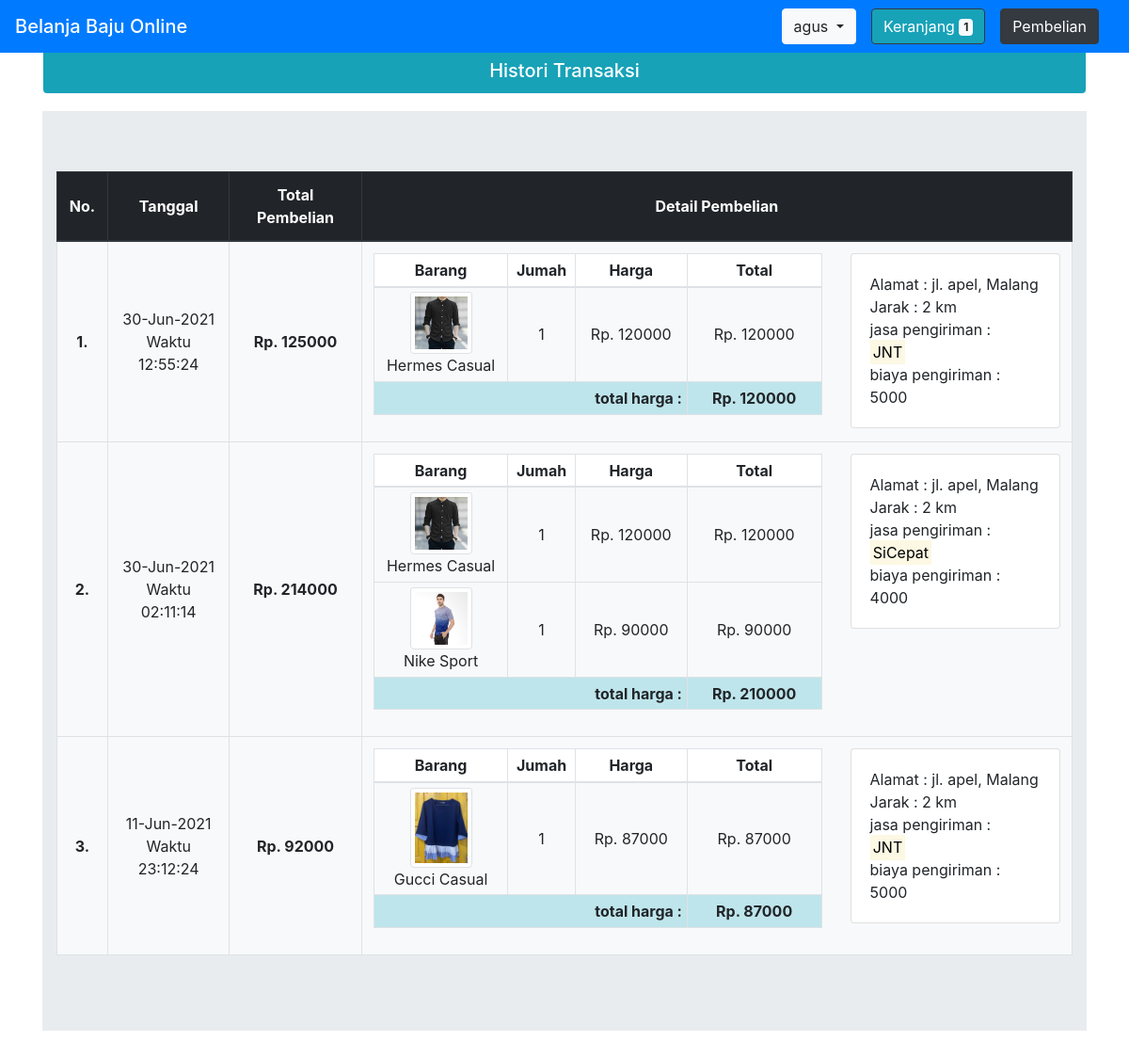
The app's page /index.php?page=historiTransaksi&aksi=view (signed in) with its own data.
### tables this page shows
CREATE TABLE `transaksi` (
  `id_transaksi` int(11) NOT NULL,
  `id_status_pembelian` int(11) DEFAULT NULL,
  `id_user` int(11) DEFAULT NULL,
  `id_kurir` int(11) DEFAULT NULL,
  `tanggal_transaksi` datetime DEFAULT NULL,
  `jarak_pengiriman` int(11) DEFAULT NULL
);

CREATE TABLE `detail_transaksi` (
  `id_transaksi` int(11) DEFAULT NULL,
  `id_baju` int(11) DEFAULT NULL,
  `jumlah_pembelian` int(11) DEFAULT NULL
);

CREATE TABLE `baju` (
  `id_baju` int(11) NOT NULL,
  `id_kategori_baju` int(11) DEFAULT NULL,
  `id_ukuran_baju` int(11) DEFAULT NULL,
  `id_jenis_baju` int(11) DEFAULT NULL,
  `id_merek_baju` int(11) DEFAULT NULL,
  `deskripsi_baju` varchar(255) NOT NULL,
  `harga_baju` int(11) DEFAULT NULL,
  `gambar_baju` varchar(255) NOT NULL
);

CREATE TABLE `kurir` (
  `id_kurir` int(11) NOT NULL,
  `jasa_kurir` varchar(30) NOT NULL,
  `biaya_jasa_kurir` int(11) DEFAULT NULL
);

### Controller/TransaksiController.php (called while the page is built, shortened)
<?php
class TransaksiController
{
    private $modelTransaksi;
    public function __construct()
    {
        $this->modelTransaksi = new TransaksiModel();
    }
    public function getHistoriTransaksi($statusPembelian)
    {
        $idUser = $_SESSION['user']['id_user'];
        $dataTransaksi = $this->modelTransaksi->getDataTransaksi($idUser, $statusPembelian);
        $detailDataTransaksi = $this->modelTransaksi->getDetailDataTransaksi($idUser, $statusPembelian);
        $jumlahKeranjangUser = $this->modelTransaksi->getJumlahKeranjangUser($idUser);
        if (empty($jumlahKeranjangUser)) {
            $jumlahKeranjang =  0;
        } else {
            $jumlahKeranjang =  $jumlahKeranjangUser['jumlahKeranjang'];
        }
        extract($dataTransaksi);
        extract($detailDataTransaksi);
        $BASE_URL = "http://localhost/projek-belanjaBajuOnline";
        require_once("View/histori_transaksi.php");
    }
}

### Koneksi.php (called while the page is built)
<?php
function koneksi() {
    $db_host = "localhost";
    $db_user = "root";
    $db_password = "";
    $db_database = "db_belanjabajuonline";
    try {
        return new mysqli($db_host, $db_user, $db_password, $db_database);
    } catch (Exception $e) {
        echo "terjadi kesalahan koneksi database";
    }
}

### Model/TransaksiModel.php (called while the page is built, shortened)
<?php
class TransaksiModel
{
    public function getDataTransaksi($idUser, $statusPembelian)
    {
        $sql = "SELECT tr.id_transaksi AS idTransaksi, tr.tanggal_transaksi AS tanggalTransaksi,
                    SUM((ba.harga_baju * dt.jumlah_pembelian) + (ku.biaya_jasa_kurir * tr.jarak_pengiriman)) AS totalPembelian,
                    SUM(ku.biaya_jasa_kurir * tr.jarak_pengiriman) AS biayaPengiriman, SUM(ba.harga_baju * dt.jumlah_pembelian) AS totalHargaPembelian,
                    CONCAT_WS(', ', ou.alamat, ko.nama_kota) AS alamatPengiriman, tr.jarak_pengiriman AS jarakPengiriman, ku.jasa_kurir AS jasaKurir,
                    sp.id_status_pembelian AS idStatusPembelian
                FROM transaksi tr
                JOIN detail_transaksi dt ON tr.id_transaksi = dt.id_transaksi
                JOIN status_pembelian sp ON tr.id_status_pembelian = sp.id_status_pembelian
                JOIN kurir ku ON tr.id_kurir = ku.id_kurir
                JOIN users us ON tr.id_user= us.id_user
                JOIN owner_user ou ON us.id_user = ou.id_user
                JOIN kota ko ON ou.id_kota = ko.id_kota
                JOIN baju ba ON dt.id_baju = ba.id_baju
                WHERE us.id_user = $idUser AND sp.nama_status_pembelian = '$statusPembelian' GROUP BY tr.id_transaksi ORDER BY tr.tanggal_transaksi DESC";
        $query = koneksi()->query($sql);
        $hasil = [];
        while ($data = $query->fetch_assoc()) {
            $hasil[] = $data;
        }
        return $hasil;
    }
    public function getDetailDataTransaksi($idUser, $statusPembelian)
    {
        $sql = "SELECT tr.id_transaksi AS idTransaksi, ba.gambar_baju AS gambarBaju, CONCAT_WS(' ', mb.nama_merek_baju, jb.nama_jenis_baju) AS namaProduk, ba.harga_baju AS hargaBaju, ba.deskripsi_baju AS detailProduk, dt.jumlah_pembelian AS jumlahBaju, ba.harga_baju * dt.jumlah_pembelian AS totalHarga
        FROM transaksi tr
        JOIN detail_transaksi dt ON tr.id_transaksi = dt.id_transaksi
        JOIN status_pembelian sp ON tr.id_status_pembelian = sp.id_status_pembelian
        JOIN users us ON tr.id_user= us.id_user
        JOIN baju ba ON dt.id_baju = ba.id_baju
        JOIN merek_baju mb ON ba.id_merek_baju = mb.id_merek_baju
        JOIN jenis_baju jb ON ba.id_jenis_baju = jb.id_jenis_baju
        WHERE us.id_user = $idUser AND sp.nama_status_pembelian = '$statusPembelian' ORDER BY tr.id_transaksi DESC, namaProduk ASC";
        $query = koneksi()->query($sql);
        $hasil = [];
        while ($data = $query->fetch_assoc()) {
            $hasil[] = $data;
        }
        return $hasil;
    }
    public function getJumlahKeranjangUser($idUser)
    {
        $sql = "SELECT COUNT(tr.id_status_pembelian) AS jumlahKeranjang
                FROM detail_transaksi dt
                JOIN transaksi tr ON dt.id_transaksi = tr.id_transaksi
                WHERE tr.id_user = $idUser AND tr.id_status_pembelian = 1 GROUP BY tr.id_status_pembelian";
        $query = koneksi()->query($sql);
        return $query->fetch_assoc();
    }
}

### View/histori_transaksi.php (the view, shortened to what this page needs)
<!doctype html>
<html lang="en">
<head>
    <link rel="stylesheet" href="https://maxcdn.bootstrapcdn.com/bootstrap/4.0.0/css/bootstrap.min.css">
    <link rel="stylesheet" href="<?php echo $BASE_URL; ?>/assets/font-awesome-4.7.0/css/font-awesome.min.css">
</head>
<body>
    <nav class="navbar navbar-expand-lg navbar-dark bg-primary fixed-top">
        <a class="navbar-brand mb-0 h1" href="index.php?page=utama&aksi=view">Belanja Baju Online</a>
        <div class="collapse navbar-collapse justify-content-end" id="navbarSupportedContent">
            <form class="form-inline my-2 my-lg-0">
                <div class="dropdown">
                    <button class="btn btn-light dropdown-toggle mr-3 my-2 my-sm-0" id="dropdownMenuButton" data-toggle="dropdown" aria-haspopup="true" aria-expanded="false">
                        <?php echo $_SESSION['user']['username']; ?>
                    </button>
                </div>
                <a href="index.php?page=keranjang&aksi=view" class="btn btn-info border-dark mr-3 my-2 my-sm-0">
                    Keranjang
                    <?php if ($jumlahKeranjang != 0) : ?>
                        <span class="badge badge-light" id="jumlahKeranjang"><?php echo $jumlahKeranjang; ?></span>
                    <?php else : ?>
                        <span class="badge badge-light" id="jumlahKeranjang">0</span>
                    <?php endif; ?>
                </a>
                <a href="index.php?page=pembelian&aksi=view" class="btn btn-dark mr-3 my-2 my-sm-0">
                    Pembelian
                </a>
            </form>
        </div>
    </nav>
    <div class="container mt-5 sticky-top" style="top: 50px;">
        <div class="card text-center mt-3 border border-light" style="width: 100%;">
            <ul class="list-group list-group-flush">
                <li class="list-group-item h5 bg-info text-white">Histori Transaksi</li>
            </ul>
        </div>
    </div>
    <div class="container" style="margin-top: 20px;">
        <div class="jumbotron jumbotron-fluid">
            <div class="container">
                <table class="table table-bordered">
                    <thead class="thead-dark text-center">
                        <tr>
                            <th scope="col" class="align-middle" style="width: 5%;">No. </th>
                            <th scope="col" class="align-middle" style="width: 12%;">Tanggal</th>
                            <th scope="col" class="align-middle" style="width: 13%;">Total Pembelian</th>
                            <th scope="col" class="align-middle" style="width: 70%;">Detail Pembelian</th>
                        </tr>
                    </thead>
                    <tbody class="bg-light">
                        <?php if (!empty($dataTransaksi)) : ?>
                            <?php
                            $no = 1;
                            foreach ($dataTransaksi as $rowDataTransaksi) : ?>
                                <tr>
                                    <th scope="row" class="text-center align-middle"><?php echo $no++; ?>.</th>
                                    <td class="align-middle text-center">
                                        <?php
                                        $namaBulan = "";
                                        $bulan = ['', 'Jan', 'Feb', 'Mar', 'Apr', 'Mei', 'Jun', 'Jul', 'Agu', 'Sep', 'Okt', 'Nov', 'Des'];
                                        $data = explode(" ", $rowDataTransaksi['tanggalTransaksi']);
                                        $tanggal = explode("-", $data[0]);
                                        for ($i = 1; $i < count($bulan); $i++) {
                                            if ($tanggal[1] >= 10 && $tanggal[1] == $i) {
                                                $namaBulan = $bulan[$i];
                                                break;
                                            } elseif ($tanggal[1] < 10 && substr($tanggal[1], 1) == $i) {
                                                $namaBulan = $bulan[$i];
                                                break;
                                            }
                                        }
                                        echo $tanggal[2] . "-" . $namaBulan . "-" . $tanggal[0];
                                        ?>
                                        </br>Waktu</br>
                                        <?php echo $data[1]; ?>
                                    </td>
                                    <td class="align-middle text-center font-weight-bold">Rp. <?php echo $rowDataTransaksi['totalPembelian']; ?></td>
                                    <td>
                                        <div class="row">
                                            <div class="col-8">
                                                <table class="table table-sm table-bordered">
                                                    <thead class="text-center">
                                                        <tr>
                                                            <th scope="col" style="width: 30%;">Barang</th>
                                                            <th scope="col" style="width: 15%;">Jumah</th>
                                                            <th scope="col" style="width: 25%;">Harga</th>
                                                            <th scope="col" style="width: 30%;">Total</th>
                                                        </tr>
                                                    </thead>
                                                    <tbody class="bg-light text-center">
                                                        <?php foreach ($detailDataTransaksi as $rowDetailDataTransaksi) : ?>
                                                            <?php if ($rowDetailDataTransaksi['idTransaksi'] == $rowDataTransaksi['idTransaksi']) : ?>
                                                                <tr>
                                                                    <td class="align-middle">
                                                                        <img class="card-img-top img-thumbnail" src="<?php echo $BASE_URL; ?>/assets/img/tersimpan/<?php echo $rowDetailDataTransaksi['gambarBaju']; ?>" style="width: 50%;" alt="Card image cap"></br>
                                                                        <?php echo $rowDetailDataTransaksi['namaProduk']; ?>
                                                                    </td>
                                                                    <td class="align-middle"><?php echo $rowDetailDataTransaksi['jumlahBaju']; ?></td>
                                                                    <td class="align-middle">Rp. <?php echo $rowDetailDataTransaksi['hargaBaju']; ?></td>
                                                                    <td class="align-middle">Rp. <?php echo $rowDetailDataTransaksi['totalHarga']; ?></td>
                                                                </tr>
                                                            <?php endif; ?>
                                                        <?php endforeach; ?>
                                                        <tr class="table-info">
                                                            <th scope="col" colspan="3">
                                                                <span class="float-right">total harga : </span>
                                                            </th>
                                                            <th scope="col">Rp. <?php echo $rowDataTransaksi['totalHargaPembelian']; ?></th>
                                                        </tr>
                                                    </tbody>
                                                </table>
                                            </div>
                                            <div class="col-4">
                                                <div class="card">
                                                    <div class="card-body">
                                                        <span>
                                                            Alamat : <?php echo $rowDataTransaksi['alamatPengiriman']; ?></br>
                                                            Jarak : <?php echo $rowDataTransaksi['jarakPengiriman']; ?> km</br>
                                                            jasa pengiriman : </br><mark><?php echo $rowDataTransaksi['jasaKurir']; ?></mark></br>
                                                            biaya pengiriman : <?php echo $rowDataTransaksi['biayaPengiriman']; ?></br>
                                                        </span>
                                                    </div>
                                                </div>
                                            </div>
                                        </div>
                                    </td>
                                </tr>
                            <?php endforeach; ?>
                        <?php endif; ?>
                    </tbody>
                </table>
            </div>
        </div>
    </div>
</body>
</html>

### records on screen
transaksi: tanggal_transaksi "30", namaBulan "Jun", tanggal_transaksi "2021", tanggal_transaksi "12:55:24", totalPembelian "125000", totalHargaPembelian "120000", alamatPengiriman "jl. apel, Malang", jarak_pengiriman "2", id_kurir.jasa_kurir "JNT", biayaPengiriman "5000"
detail_transaksi: id_baju.gambar_baju (picture), namaProduk "Hermes Casual", jumlah_pembelian "1", id_baju.harga_baju "120000", totalHarga "120000"
transaksi: tanggal_transaksi "30", namaBulan "Jun", tanggal_transaksi "2021", tanggal_transaksi "02:11:14", totalPembelian "214000", totalHargaPembelian "210000", alamatPengiriman "jl. apel, Malang", jarak_pengiriman "2", id_kurir.jasa_kurir "SiCepat", biayaPengiriman "4000"
detail_transaksi: id_baju.gambar_baju (picture), namaProduk "Hermes Casual", jumlah_pembelian "1", id_baju.harga_baju "120000", totalHarga "120000"
detail_transaksi: id_baju.gambar_baju (picture), namaProduk "Nike Sport", jumlah_pembelian "1", id_baju.harga_baju "90000", totalHarga "90000"
transaksi: tanggal_transaksi "11", namaBulan "Jun", tanggal_transaksi "2021", tanggal_transaksi "23:12:24", totalPembelian "92000", totalHargaPembelian "87000", alamatPengiriman "jl. apel, Malang", jarak_pengiriman "2", id_kurir.jasa_kurir "JNT", biayaPengiriman "5000"
detail_transaksi: id_baju.gambar_baju (picture), namaProduk "Gucci Casual", jumlah_pembelian "1", id_baju.harga_baju "87000", totalHarga "87000"

### other values on screen
$_SESSION['user']['username'] "agus"
$jumlahKeranjang "1"
